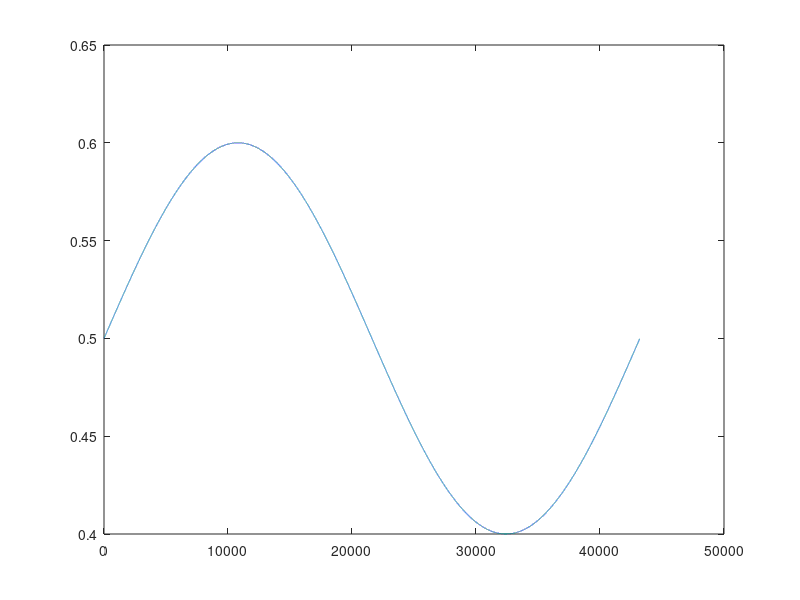

MATLAB code to generate this figure:
clear variables
clc

t=43200;
current=zeros(1,t);
for ii=1:t
    current(ii)=.1*sin(ii*1.454e-4)+.5;
end

figure
plot(1:t,current)